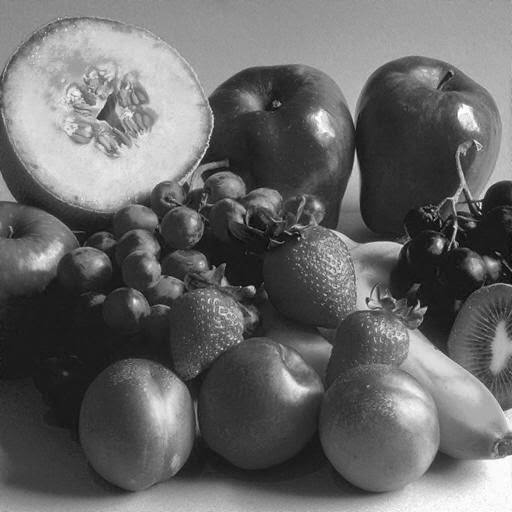
#> input picture images_original/05/frutas.jpg, 512 x 512 px, found by its file name; its folder holds 4 pictures in this run
$ python 05_highlight_equalize.py
#> lines starting #> are read from the running program, lines starting #| are printed output that depends on the picture
### sources/library.py
import numpy as np
import matplotlib.pyplot as plt
import os
import sys

file_out = open('./outputs/' + os.path.basename(sys.argv[0]).split('.')[0] + '.txt', "w")

def print_out(text):
    print(text)
    file_out.write(text + '\n')

# [15 lines left out: functions plotar_histograma_cinzas, plotar_histograma_ruido, not called in this run]

def plotar_comparacao_histograma(original_img, processo_img, titles, path):
    #
    original_depths = np.ndarray.flatten(np.asarray(original_img))
    processo_depths = np.ndarray.flatten(np.asarray(processo_img))

    # Limpar relatórios
    plt.clf()
    fig, ax = plt.subplots(2, 2)

    # Mostra as imagens original e processada lado a lado
    ax[0, 0].set_title(titles[0])
    ax[0, 0].imshow(original_img)

    ax[0, 1].set_title(titles[1])
    ax[0, 1].imshow(processo_img)

    ax[1, 0].set_title(titles[2])
    ax[1, 0].hist(original_depths, bins=255)

    ax[1, 1].set_title(titles[3])
    ax[1, 1].hist(processo_depths, bins=255)

    #
    fig.tight_layout()

    #
    plt.savefig(path)

### sources/05_highlight_equalize.py
# Importação da biblioteca de tratamento de imagens
from PIL import Image
# The fundamental package for scientific computing with Python
import numpy as np
# Importação da biblioteca própria
import library

def equalizacao_histograma(nome_imagem):
    # Carregar a imagem
#> called with nome_imagem = 'frutas'
    original_img = Image.open("./images_original/05/" + nome_imagem + ".jpg")
#> original_img is the input picture: PIL image 512x512 RGB; min 0, max 255, mean 103.9
    original_depths = np.asarray(original_img)

    # Achatar a matriz de imagens e calcular o histograma
    histogram = np.bincount(original_depths.flatten(), minlength=256)
#> histogram = 256 values, max 21447 at index 27, min 0 at index 2, mean 3072
    # Normalizar
    histogram = histogram / np.sum(histogram)
#> histogram = 256 values, max 0.0273 at index 27, min 0 at index 2, mean 0.00391
    # Normalizado fazer a soma acumulada do histograma
    count_histogram = np.cumsum(histogram)
#> count_histogram = 256 values from 3.81e-06 to 1
    # Tabela de pesquisa de mapeamento de pixels
    transform_map = np.floor(255 * count_histogram).astype(np.uint8)
#> transform_map = 256 values from 0 to 255
    # Achatar matriz de imagens
    image_list = list(original_depths.flatten())
#> image_list = 786432 items
    # Transformar valores de pixel para equalizar
    eq_img_list = [transform_map[p] for p in image_list]
#> eq_img_list = 786432 items
    # Reformular voltar para eq_img_array
    eq_img_array = np.reshape(np.asarray(eq_img_list), original_depths.shape)

    # Geração da imagem de Equalizada
    largura = eq_img_array.shape[1]
#> largura = 512
    altura = eq_img_array.shape[0]
#> altura = 512

    equalized_img = Image.new('P', (largura, altura))
#> equalized_img: PIL image 512x512 P; every value is 0
    equalized_pixels = equalized_img.load()
    for i in range(largura):
        for j in range(altura):
            equalized_pixels[i, j] = int(eq_img_array[j][i][0])

    # Plotar a comparação original e equalizada com os histogramas
    library.plotar_comparacao_histograma(
            original_img,
            equalized_img,
            [
                "Imagem original",
                "Imagem equalizada",
                "Histograma da imagem original",
                "Histograma da imagem equalizada"
            ],
            "./images_generate/05/equalize_" + nome_imagem + ".jpg"
        )

equalizacao_histograma("frutas")
equalizacao_histograma("mammogram")
#> call 2 of equalizacao_histograma, with nome_imagem = 'mammogram'
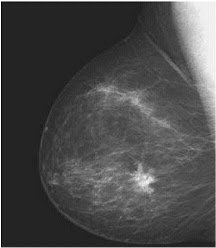
#> input picture images_original/05/mammogram.jpg, 216 x 248 px, found by its file name
#> in equalizacao_histograma, original_img is the input picture: PIL image 216x248 RGB; min 0, max 255, mean 74.3
#> in equalizacao_histograma (call 2), `histogram = np.bincount(original_depths.flatten(), minlength=256)`: histogram = 256 values, max 11649 at index 36, min 0 at index 1, mean 627.8
#> in equalizacao_histograma (call 2), `histogram = histogram / np.sum(histogram)`: histogram = 256 values, max 0.0725 at index 36, min 0 at index 1, mean 0.00391
#> in equalizacao_histograma (call 2), `count_histogram = np.cumsum(histogram)`: count_histogram = 256 values from 1.87e-05 to 1
#> in equalizacao_histograma (call 2), `image_list = list(original_depths.flatten())`: image_list = 160704 items
#> in equalizacao_histograma (call 2), `eq_img_array = np.reshape(np.asarray(eq_img_list), original_depths.sha..`:
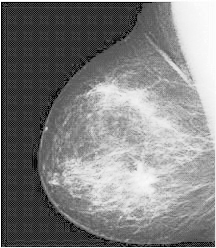
#> eq_img_array: shape (248, 216, 3); min 0, max 255, mean 129.6
#> in equalizacao_histograma (call 2), `equalized_img = Image.new('P', (largura, altura))`: equalized_img: PIL image 216x248 P; every value is 0
equalizacao_histograma("Moon")
#> call 3 of equalizacao_histograma, with nome_imagem = 'Moon'
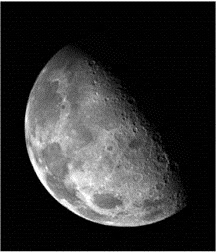
#> input picture images_original/05/Moon.jpg, 216 x 252 px, found by its file name
#> in equalizacao_histograma, original_img is the input picture: PIL image 216x252 RGB; min 0, max 255, mean 48.2
#> in equalizacao_histograma (call 3), `histogram = np.bincount(original_depths.flatten(), minlength=256)`: histogram = 256 values, max 53184 at index 0, min 0 at index 229, mean 637.9
#> in equalizacao_histograma (call 3), `histogram = histogram / np.sum(histogram)`: histogram = 256 values, max 0.326 at index 0, min 0 at index 229, mean 0.00391
#> in equalizacao_histograma (call 3), `count_histogram = np.cumsum(histogram)`: count_histogram = 256 values from 0.326 to 1
#> in equalizacao_histograma (call 3), `transform_map = np.floor(255 * count_histogram).astype(np.uint8)`: transform_map = 256 values from 83 to 255
#> in equalizacao_histograma (call 3), `image_list = list(original_depths.flatten())`: image_list = 163296 items
#> in equalizacao_histograma (call 3), `eq_img_array = np.reshape(np.asarray(eq_img_list), original_depths.sha..`:
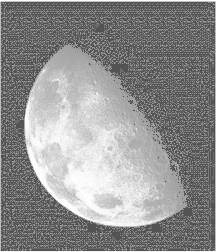
#> eq_img_array: shape (252, 216, 3); min 83, max 255, mean 143
#> in equalizacao_histograma (call 3), `equalized_img = Image.new('P', (largura, altura))`: equalized_img: PIL image 216x252 P; every value is 0
equalizacao_histograma("polem")
#> call 4 of equalizacao_histograma, with nome_imagem = 'polem'
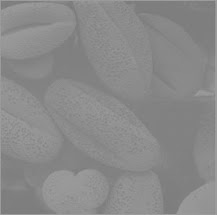
#> input picture images_original/05/polem.jpg, 217 x 215 px, found by its file name
#> in equalizacao_histograma, original_img is the input picture: PIL image 217x215 RGB; min 119, max 164, mean 137.7
#> in equalizacao_histograma (call 4), `histogram = np.bincount(original_depths.flatten(), minlength=256)`: histogram = 256 values, max 8541 at index 129, min 0 at index 0, mean 546.7
#> in equalizacao_histograma (call 4), `histogram = histogram / np.sum(histogram)`: histogram = 256 values, max 0.061 at index 129, min 0 at index 0, mean 0.00391
#> in equalizacao_histograma (call 4), `count_histogram = np.cumsum(histogram)`: count_histogram = 256 values from 0 to 1
#> in equalizacao_histograma (call 4), `transform_map = np.floor(255 * count_histogram).astype(np.uint8)`: transform_map = 256 values from 0 to 255
#> in equalizacao_histograma (call 4), `image_list = list(original_depths.flatten())`: image_list = 139965 items
#> in equalizacao_histograma (call 4), `eq_img_array = np.reshape(np.asarray(eq_img_list), original_depths.sha..`:
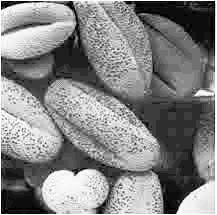
#> eq_img_array: shape (215, 217, 3); min 0, max 255, mean 131.9
#> in equalizacao_histograma (call 4), `equalized_img = Image.new('P', (largura, altura))`: equalized_img: PIL image 217x215 P; every value is 0
#> call 4 of plotar_comparacao_histograma, with path = './images_generate/05/equalize_polem.jpg'
#> in plotar_comparacao_histograma (call 4), `plt.savefig(path)`:
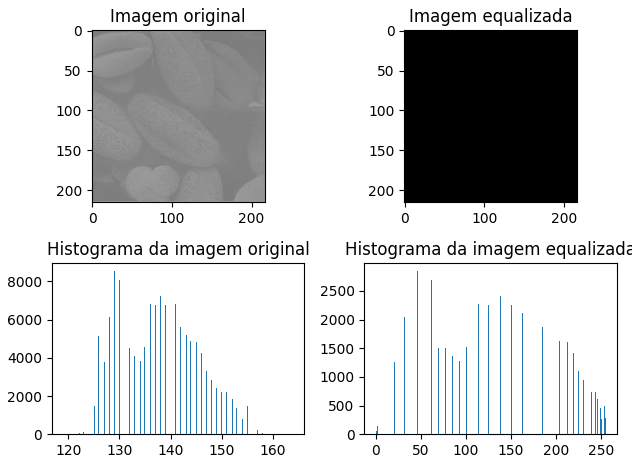
#> figure drawn by matplotlib, 4 panels; panel 3: tallest bar 8541 high, from x = 128.9 to 129.1; panel 4: tallest bar 2847 high, from x = 46 to 47
